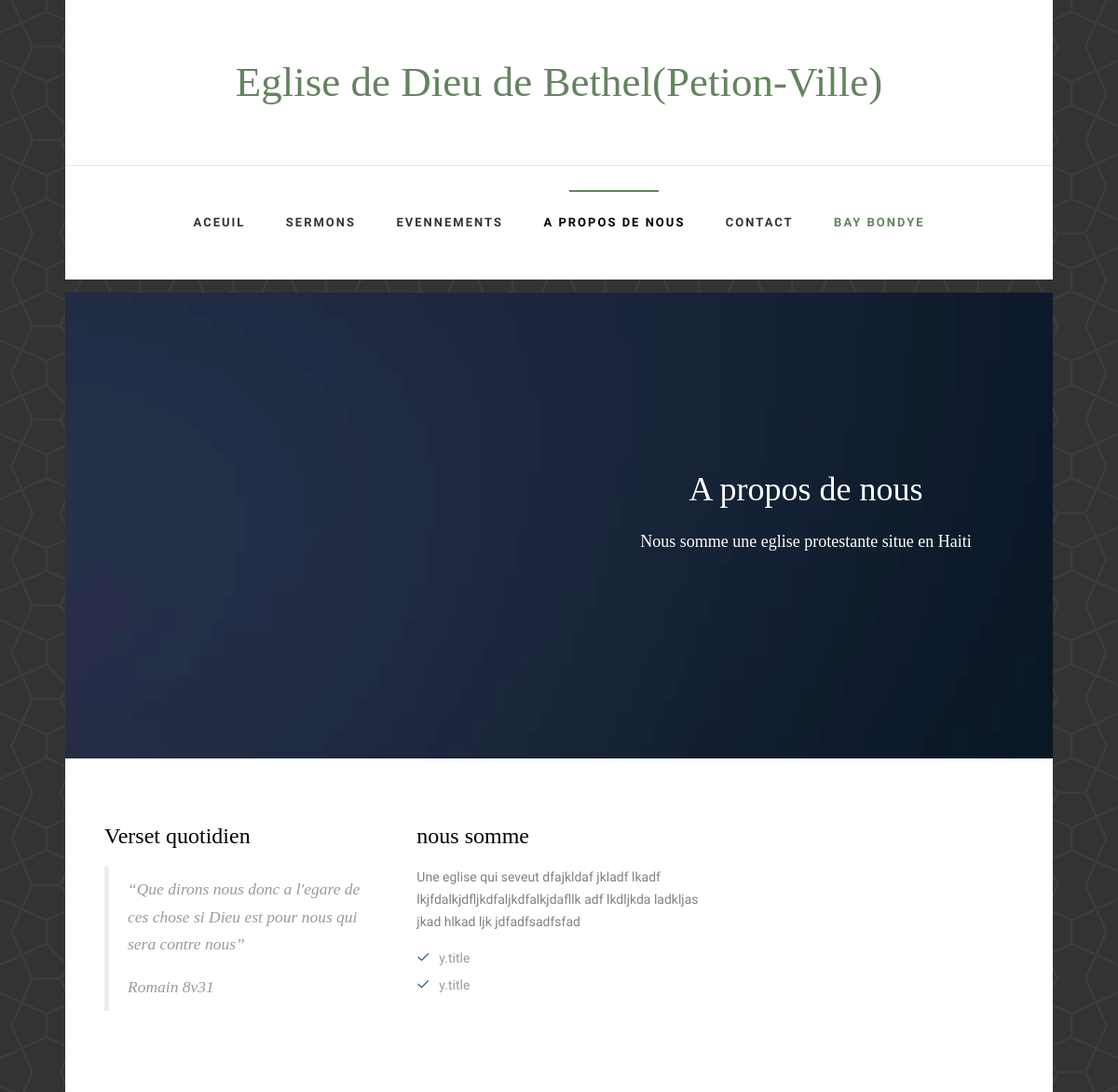
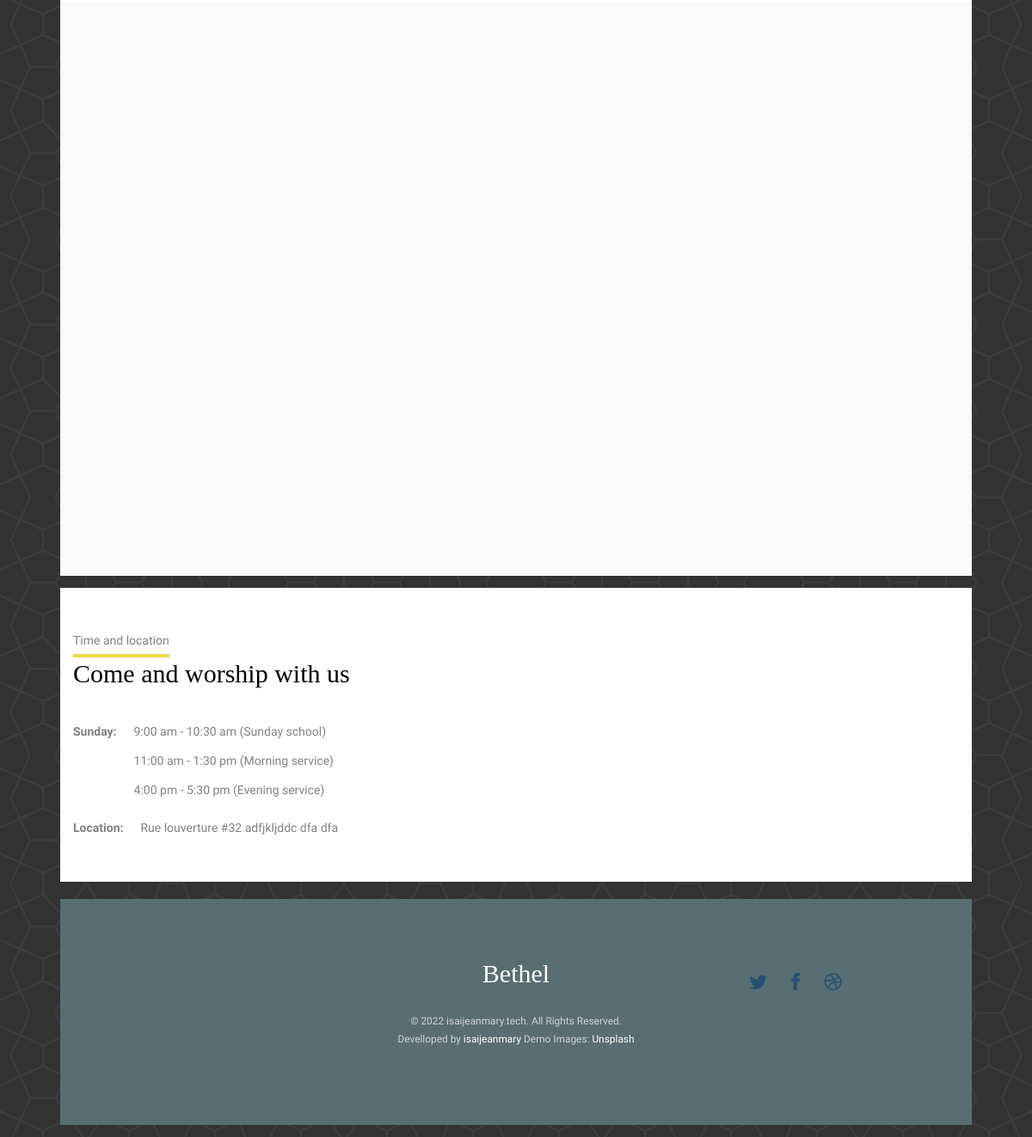
/home/about, run on the app's committed database (2 pictures, top to bottom).
### home/models.py (models this page shows, shortened)
class about_page(models.Model):
    title=models.CharField(max_length=30, default='standard')
    hero_img=models.ForeignKey(Img,on_delete=models.SET_NULL,null=True)
    title_hero=models.CharField(max_length=30, default='A propos de nous')
    subtile_hero= models.TextField(default="Nous somme une eglise protestante situe en Haiti")
    show=models.BooleanField(default=True)

class Img(models.Model):
    description=models.TextField(null=True)
    img=models.ImageField()

class verset(models.Model):
    ref=models.CharField(max_length=15,unique=True)
    verset= models.TextField()

class wrapper_about_page(models.Model):
    wrapper_about_page=models.ManyToManyField(li_subtitle_about,blank=True)
    title=models.CharField(max_length=100)
    paragraph=models.TextField(null=True)

class li_subtitle_about(models.Model):
    title=models.CharField(max_length=50)
    show=models.BooleanField(default=True, null=True)

### home/views.py (the view)
# urls.py: path('home/about', views.about, name='about'),
def about(request):
    secteur_main=models.secteur_main.objects.get(show=True)
    secteur=models.secteur.objects.all
    verset_main_page=models.verset_main_page.objects.get(show=True)
    about=models.about_page.objects.get(show=True)
    wrapper=models.wrapper_about_page.objects.all
    context={'about':about,'secteur_main':secteur_main,
    'secteur':secteur,
    'wrapper':wrapper,'verset':verset_main_page.v1}
    return render(request,'home/about.html',context)

### home/templates/home/about.html (shortened to what this page needs)
{% extends 'home/base.html' %}
{% load static %}
{% block about_active %}class='active'{% endblock %}
{% block body %}
	<div class="container-wrap">
		<aside id="fh5co-hero">
			<div class="flexslider">
				<ul class="slides">
			   	<li style="background-image: url({{about.hero_img.img.url}});">
			   		<div class="overlay"></div>
			   		<div class="container-fluid">
			   			<div class="row">
				   			<div class="col-md-6 col-md-offset-3 text-center slider-text">
				   				<div class="slider-text-inner">
				   					<h1>{{about.title_hero}}</h1>
										<h2>{{about.subtile_hero}}</a></h2>
				   				</div>
				   			</div>
				   		</div>
			   		</div>
			   	</li>
			  	</ul>
		  	</div>
		</aside>
		<div id="fh5co-about">
			<div class="row">
				<div class="col-md-4">
					<h3>Verset quotidien</h3>
					<blockquote class="dailyVerse">
						<p>&ldquo;{{verset.verset}}&rdquo;</p>
						<span>{{verset.ref}}</span>
					</blockquote>
				</div>
				{% for x in wrapper %}
				<div class="col-md-4">
					<h3>{{x.title}}</h3>
					<p>{{x.paragraph}}</p>
					<ul class="ministries-list">
					{% for y in x.wrapper_about_page.all %}
					<li><i class="icon-check"></i>y.title</li>
					{% endfor %}
				</ul>
					</div>
				{% endfor %}
			</div>
		</div>
		<div id="fh5co-news" class="fh5co-light-grey">
			<div class="row">
			</div>
		</div>
	</div>
{% endblock %}

### home/templates/home/base.html (shortened to what this page needs)
{% load static %}
<!DOCTYPE html>
<html lang="en">
<head>
	{% block override%}
	<link rel="stylesheet" href="{% static 'home/css/css2.css' %}">
	{%endblock%}
	<link rel="stylesheet" href="{% static 'home/css/animate.css' %}">
	<link rel="stylesheet" href="{% static 'home/css/icomoon.css' %}">
	<link rel="stylesheet" href="{% static 'home/css/bootstrap.css' %}">
	<link rel="stylesheet" href="{% static 'home/css/magnific-popup.css' %}">
	<link rel="stylesheet" href="{% static 'home/css/flexslider.css' %}">
	<link rel="stylesheet" href="{%static 'home/css/owl.carousel.min.css'%}">
	<link rel="stylesheet" href="{%static 'home/css/owl.theme.default.min.css'%}">
	<link rel="stylesheet" href="{% static 'home/css/style.css' %}">
</head>
<body>
    <div id="page">
    <nav class="fh5co-nav" role="navigation">
		<div class="container-wrap">
			<div class="top-menu">
				<div class="row">
					<div class="col-md-12 col-offset-0 text-center">
						<div id="fh5co-logo"><a href="{% url 'home' %}">Eglise de Dieu de Bethel(Petion-Ville)</a></div>
					</div>
					<div class="col-md-12 col-md-offset-0 text-center menu-1">
						<ul>
							<li
							{% block home_active %}{% endblock %}
							><a href="{% url 'home' %}">Aceuil</a></li>
							<li {% block sermon_active %}{% endblock %}><a href="{% url 'sermons' -1 %}">Sermons</a></li>
							<li {% block events_active %}{% endblock %}><a href="{% url 'events'%}">Evennements</a></li>
							<li {% block about_active %}{% endblock %}><a href="{% url 'about'%}">A propos de nous</a></li>
							<li {% block contact_active %}{% endblock %}><a href="{% url 'contact' %}">Contact</a></li>
							<li {% block bay_active %}{% endblock %}><a href="{% url 'bay' %}" class="donate">Bay Bondye</a></li>
						</ul>
					</div>
				</div>
			</div>
		</div>
	</nav>
    {% block body %}
    {% endblock %}
	<div class="container-wrap">
		<section class="time-location ">
			<div class="container">
			  <div class="row">
				<div class="flex-lg-6">
				  <div class="time-location__content default-section-spacing">
					<div class="section-heading">
					  <span>Time and location</span>
					  <h2>Come and worship with us</h2>
					</div>
					<div class="time-location__time">
					  <div class="info">
						<div class="day bold">Sunday:</div>
						<div class="time">
						  <span>9:00 am - 10:30 am (Sunday school)</span>
						  <span>11:00 am - 1:30 pm (Morning service)</span>
						  <span>4:00 pm - 5:30 pm (Evening service)</span>
						</div>
					  </div>
					  <div class="info">
						<div class="location bold">Location:</div>
						<div class="location-info"><span>Rue louverture #32 adfjkljddc dfa dfa</span></div>
					  </div>
					</div>
				  </div>
				</div>
			  </div>
			</div>
			<div class="time-location__map"><iframe
				src="https://www.google.com/maps/embed?pb=!1m18!1m12!1m3!1d2934.500392314035!2d-73.76198333429348!3d42.650750424686215!2m3!1f0!2f0!3f0!3m2!1i1024!2i768!4f13.1!3m3!1m2!1s0x89de0a3cdc54f8b3%3A0x369f717b85d43cfc!2sMadison%20Ave%20%26%20Empire%20State%20Plaza!5e0!3m2!1sen!2sus!4v1583133727681!5m2!1sen!2sus"
				style="border:0;" allowfullscreen=""></iframe></div>
		</section>
	</div>
    <div class="container-wrap">
		<footer id="fh5co-footer" role="contentinfo">
			<div class="col-md-4 text-center">
			</div>
			<div class="col-md-4 text-center">
				<h2><a href="#">Bethel</a></h2>
			</div>
			<div class="col-md-4 text-center" style="margin:auto ;">
				<p>
					<ul class="fh5co-social-icons">
						<li><a href="#"><i class="icon-twitter2"></i></a></li>
						<li><a href="#"><i class="icon-facebook2"></i></a></li>
						<li><a href="#"><i class="icon-dribbble2"></i></a></li>
					</ul>
				</p>
			</div>
			<div class="row copyright">
				<div class="col-md-12 text-center">
					<p>
						<small class="block">&copy; 2022 isaijeanmary.tech. All Rights Reserved.</small>
						<small class="block">Develloped by <a href="#" target="_blank">isaijeanmary</a> Demo Images: <a href="http://unsplash.co/" target="_blank">Unsplash</a></small>
					</p>
				</div>
			</div>
		</footer>
	</div>
</div>
</body>
</html>

### data on the page
about_page: hero_img.img (picture), title_hero "A propos de nous", subtile_hero "Nous somme une eglise protestante situe en Haiti"
verset: verset "Que dirons nous donc a l'egare de ces chose si Dieu est pour nous qui sera contre nous", ref "Romain 8v31"
wrapper_about_page: title "nous somme", paragraph "Une eglise qui seveut dfajkldaf jkladf lkadf lkjfdalkjdfljkdfaljkdfalkjdafllk adf lkdljkda ladkljas jkad hlkad ljk jdfadfsadfsfad"
